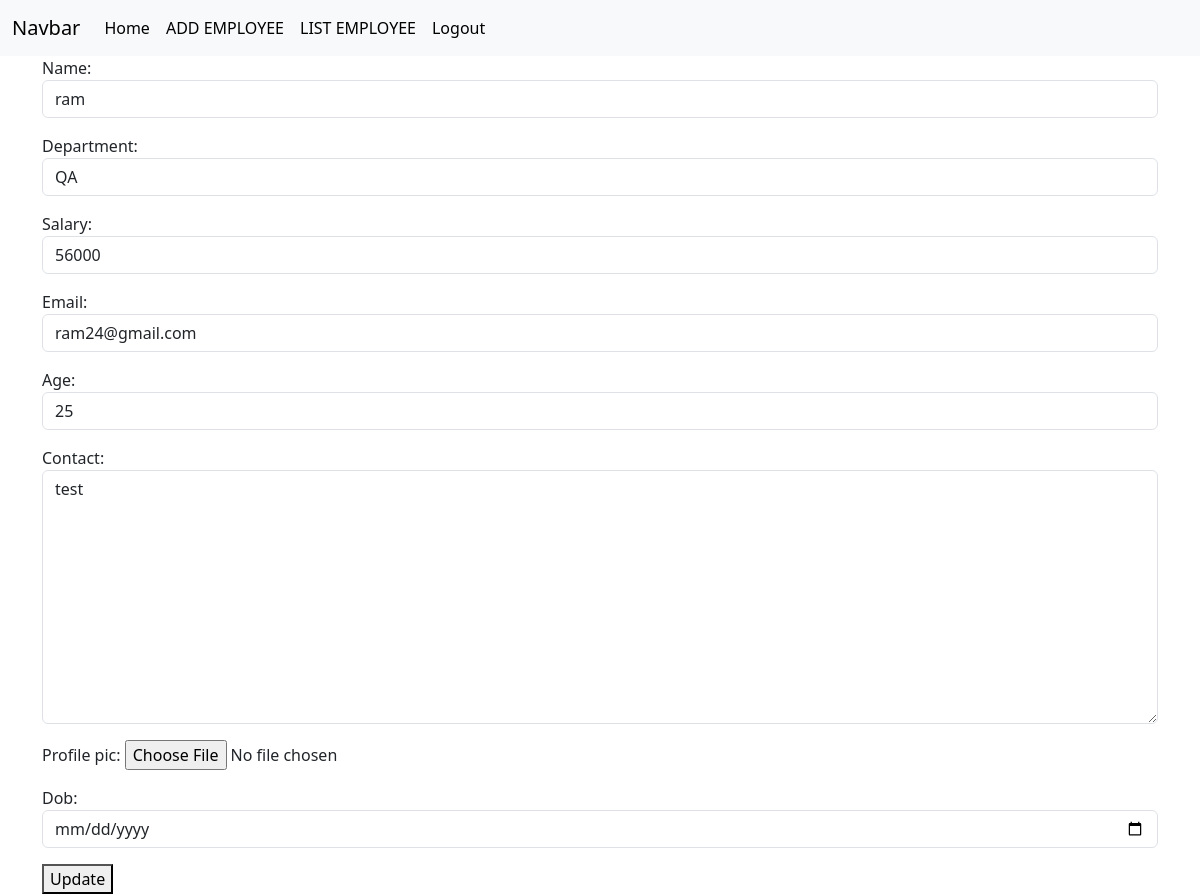
The app's page /employee/2/edit (signed in) with its own data.
### crm/models.py (models this page shows, shortened)
class Employee(models.Model):
    name=models.CharField(max_length=50)
    department=models.CharField(max_length=50)
    salary=models.PositiveIntegerField()
    email=models.EmailField(unique=True)
    age=models.PositiveIntegerField()
    contact=models.CharField(null=True,max_length=50)
    profile_pic=models.ImageField(upload_to="images",null=True,blank=True)
    dob=models.DateField(null=True,blank=True)

### crm/views.py (the view, shortened to what this page needs)
# urls.py: path('employee/<int:pk>/edit',views.EmployeeUpdateView.as_view(),name="emp-edit"),
@method_decorator(signin_required,name="dispatch")
class EmployeeUpdateView(View):
    def get(self,request,*args,**kwargs):
        id=kwargs.get("pk")
        obj=Employee.objects.get(id=id)
        form=EmpoyeeModelForm(instance=obj)
        return render(request,"emp_edit.html",{"form":form})

### crm/forms.py
class EmpoyeeModelForm(forms.ModelForm):
    class Meta:
        model=Employee
        fields="__all__"
        widgets={
            "name":forms.TextInput(attrs={"class":"form-control"}),
            "department":forms.TextInput(attrs={"class":"form-control"}),
            "salary":forms.NumberInput(attrs={"class":"form-control"}),
            "email":forms.EmailInput(attrs={"class":"form-control"}),
            "age":forms.NumberInput(attrs={"class":"form-control"}),
            "contact":forms.Textarea(attrs={"class":"form-control","row":5}),
            "dob":forms.DateInput(attrs={"class":"form-control","type":"date"})
        }

### crm/views.py (called while the page is built)
def signin_required(fn):
    def wrapper(request,*args,**kwargs):
        if not request.user.is_authenticated:
            messages.error(request,"invalid session")
            return redirect("signin")
        else:
            return fn(request,*args,**kwargs)
    return wrapper

### crm/templates/emp_edit.html (shortened to what this page needs)
{%extends 'base.html'%}
{%block body_block%}
<div class="container">
    <form action="" method="post" enctype="multipart/form-data">
        {{form.as_p}}
        <button type="submit">Update</button>
    </form>
</div>
{%endblock%}

### records on screen
Employee: name "ram", department "QA", salary "56000", email "ram24@gmail.com", age "25", contact "test"
